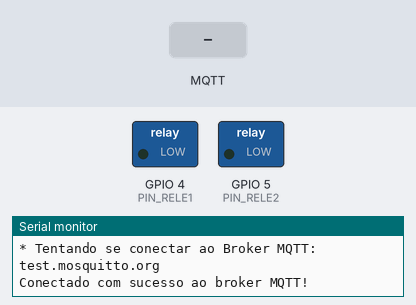
Recording of a sketch running on a simulated ESP32. Parts: switched loads named in the sketch (green lamp = pin HIGH), the last lines printed to the serial monitor. The test bench sets the inputs (shaded band). WiFi joins after 1.5 s; servers stay silent unless stated; no MQTT or app messages arrive unless stated.

Above: at 2.7 s.
2.8 s: MQTT message "4" arrives on the first subscribed topic
At 5.8 s:
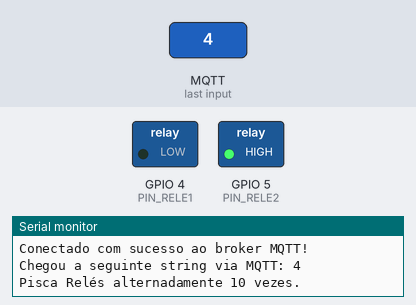
6.3 s: MQTT message "1" arrives on the first subscribed topic
At 8.6 s:
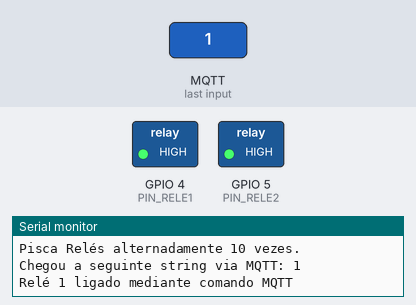
9.0 s: MQTT message "0" arrives on the first subscribed topic
At 10.2 s:
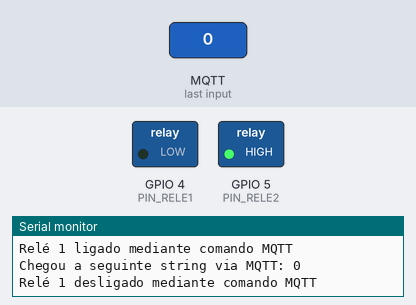
11.0 s: MQTT message "3" arrives on the first subscribed topic
At 12.7 s:
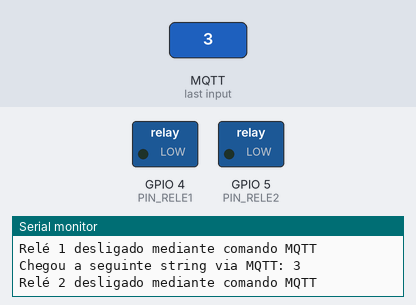
13.0 s: MQTT message "2" arrives on the first subscribed topic
At 14.5 s:
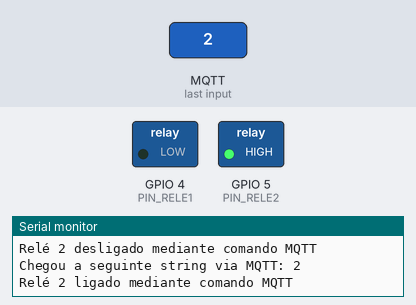
Timing chart, 0 to 16.0 s (numbered marks = the images above; inputs shaded):
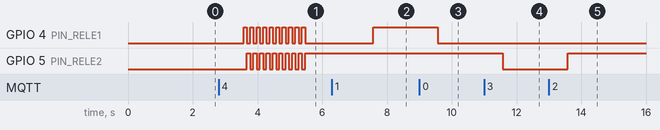

The sketch:

Controle-ESP32-MQTT-Rele.ino
```cpp
#include <WiFi.h>
#include <PubSubClient.h>

#define PIN_RELE1 4  // Define o pino do Relé 1
#define PIN_RELE2 5  // Define o pino do Relé 2
#define TOPICO_SUBSCRIBE_RELE "topico_AULA_IOT"
#define ID_MQTT  "esp32_mqtt- Aula1"

const char* SSID = "ETEC PC"; // SSID / nome da rede WI-FI que deseja se conectar
const char* PASSWORD = "0123456789";

const char* BROKER_MQTT = "test.mosquitto.org"; //URL do broker MQTT que se deseja utilizar
int BROKER_PORT = 1883; // Porta do Broker MQTT

WiFiClient espClient; // Cria o objeto espClient
PubSubClient MQTT(espClient);

void initWiFi(void);
void initMQTT(void);
void mqtt_callback(char* topic, byte* payload, unsigned int length);
void reconnectMQTT(void);
void reconnectWiFi(void);
void VerificaConexoesWiFIEMQTT(void);

void initWiFi(void)
{
    delay(10);
    Serial.println("------Conexao WI-FI------");
    Serial.print("Conectando-se na rede: ");
    Serial.println(SSID);
    Serial.println("Aguarde");

    reconnectWiFi();
}

void initMQTT(void)
{
    MQTT.setServer(BROKER_MQTT, BROKER_PORT);   //informa qual broker e porta deve ser conectado
    MQTT.setCallback(mqtt_callback);
    //atribui função de callback (função chamada quando qualquer informação de um dos tópicos subescritos chega)
}

void mqtt_callback(char* topic, byte* payload, unsigned int length)
{
    String msg;
    /* obtem a string do payload recebido */
    for(int i = 0; i < length; i++) {
        char c = (char)payload[i];
        msg += c;
    }
    Serial.print("Chegou a seguinte string via MQTT: ");
    Serial.println(msg);

    /* Aciona ou desliga os reles dependendo da string recebida */
    if (msg.equals("0")) {
        digitalWrite(PIN_RELE1, LOW); // Desliga o Relé 1
        Serial.println("Relé 1 desligado mediante comando MQTT");
    }
    if (msg.equals("1")) {
        digitalWrite(PIN_RELE1, HIGH); // Liga o Relé 1
        Serial.println("Relé 1 ligado mediante comando MQTT");
    }
    if (msg.equals("2")) {
        digitalWrite(PIN_RELE2, HIGH); // Liga o Relé 2
        Serial.println("Relé 2 ligado mediante comando MQTT");
    }
    if (msg.equals("3")) {
        digitalWrite(PIN_RELE2, LOW); // Desliga o Relé 2
        Serial.println("Relé 2 desligado mediante comando MQTT");
    }
    if (msg.equals("4")) {
        Serial.println("Pisca Relés alternadamente 10 vezes.");
        for(int x=0; x<10; x++) {
            digitalWrite(PIN_RELE1, HIGH);
            digitalWrite(PIN_RELE2, LOW);
            delay(100);
            digitalWrite(PIN_RELE1, LOW);
            digitalWrite(PIN_RELE2, HIGH);
            delay(100);
        }
    }
    if (msg.equals("5")) {
        digitalWrite(PIN_RELE1, LOW);
        digitalWrite(PIN_RELE2, LOW);
        Serial.println("Ambos os Relés desligados mediante comando MQTT");
    }
}

void reconnectMQTT(void){
    while (!MQTT.connected())
    {
        Serial.print("* Tentando se conectar ao Broker MQTT: ");
        Serial.println(BROKER_MQTT);
        if (MQTT.connect(ID_MQTT))
        {
            Serial.println("Conectado com sucesso ao broker MQTT!");
            MQTT.subscribe(TOPICO_SUBSCRIBE_RELE);

        }
        else
        {
            Serial.println("Falha ao reconectar no broker.");
            Serial.println("Havera nova tentatica de conexao em 2s");
            delay(2000);
        }
    }
}

void VerificaConexoesWiFIEMQTT(void)
{
    if (!MQTT.connected())
        reconnectMQTT(); //se não há conexão com o Broker, a conexão é refeita

     reconnectWiFi(); //se não há conexão com o WiFI, a conexão é refeita
}

void reconnectWiFi(void)
{
    //se já está conectado a rede WI-FI, nada é feito.
    //Caso contrário, são efetuadas tentativas de conexão
    if (WiFi.status() == WL_CONNECTED)
        return;

    WiFi.begin(SSID, PASSWORD); // Conecta na rede WI-FI

    while (WiFi.status() != WL_CONNECTED)
    {
        delay(100);
        Serial.print(".");
    }

    Serial.println();
    Serial.print("Conectado com sucesso na rede ");
    Serial.println(SSID);
    Serial.println("IP obtido: ");
    Serial.println(WiFi.localIP());
}

void setup() {
    Serial.begin(115200);
    pinMode(PIN_RELE1, OUTPUT);
    digitalWrite(PIN_RELE1, LOW); // Relé desligado no início
    pinMode(PIN_RELE2, OUTPUT);
    digitalWrite(PIN_RELE2, LOW); // Relé desligado no início
    /* Inicializa a conexao wi-fi */
    initWiFi();

    /* Inicializa a conexao ao broker MQTT */
    initMQTT();
}

void loop() {
  VerificaConexoesWiFIEMQTT();
  MQTT.loop();
  delay(2000);
}
```

Measured:
- after the input at 2.8 s, GPIO 4 (PIN_RELE1): alternates HIGH for 0.10 s and LOW for 0.10 s, 20 changes in all, then stays LOW, starting after 0.77 s; GPIO 5 (PIN_RELE2): alternates HIGH for 0.10 s and LOW for 0.10 s, 19 changes in all, then stays HIGH, starting after 0.87 s
- after the input at 6.3 s, GPIO 4 (PIN_RELE1): LOW → HIGH after 1.3 s
- after the input at 9.0 s, GPIO 4 (PIN_RELE1): HIGH → LOW after 0.57 s
- after the input at 11.0 s, GPIO 5 (PIN_RELE2): HIGH → LOW after 0.58 s
- after the input at 13.0 s, GPIO 5 (PIN_RELE2): LOW → HIGH after 0.58 s
